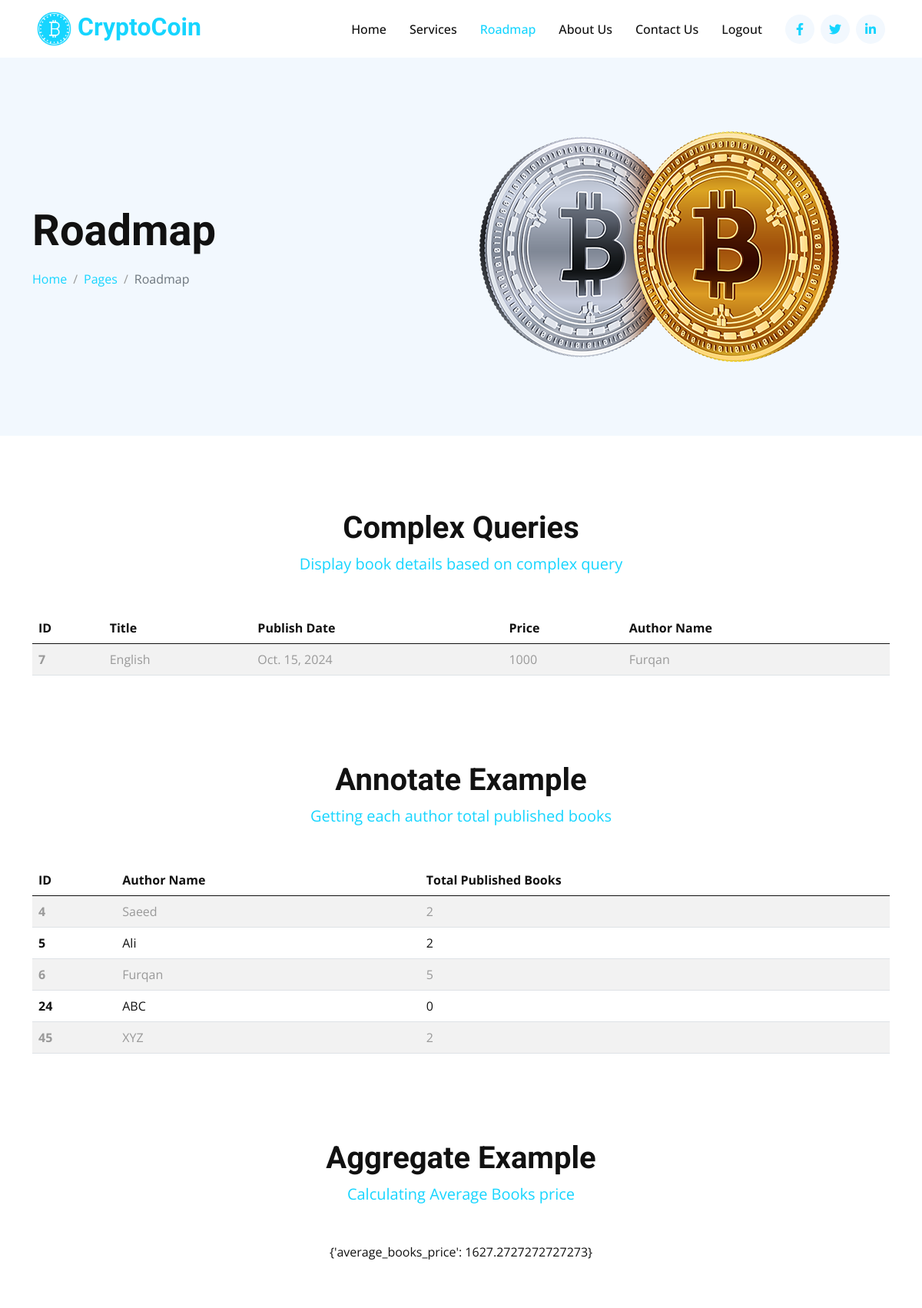
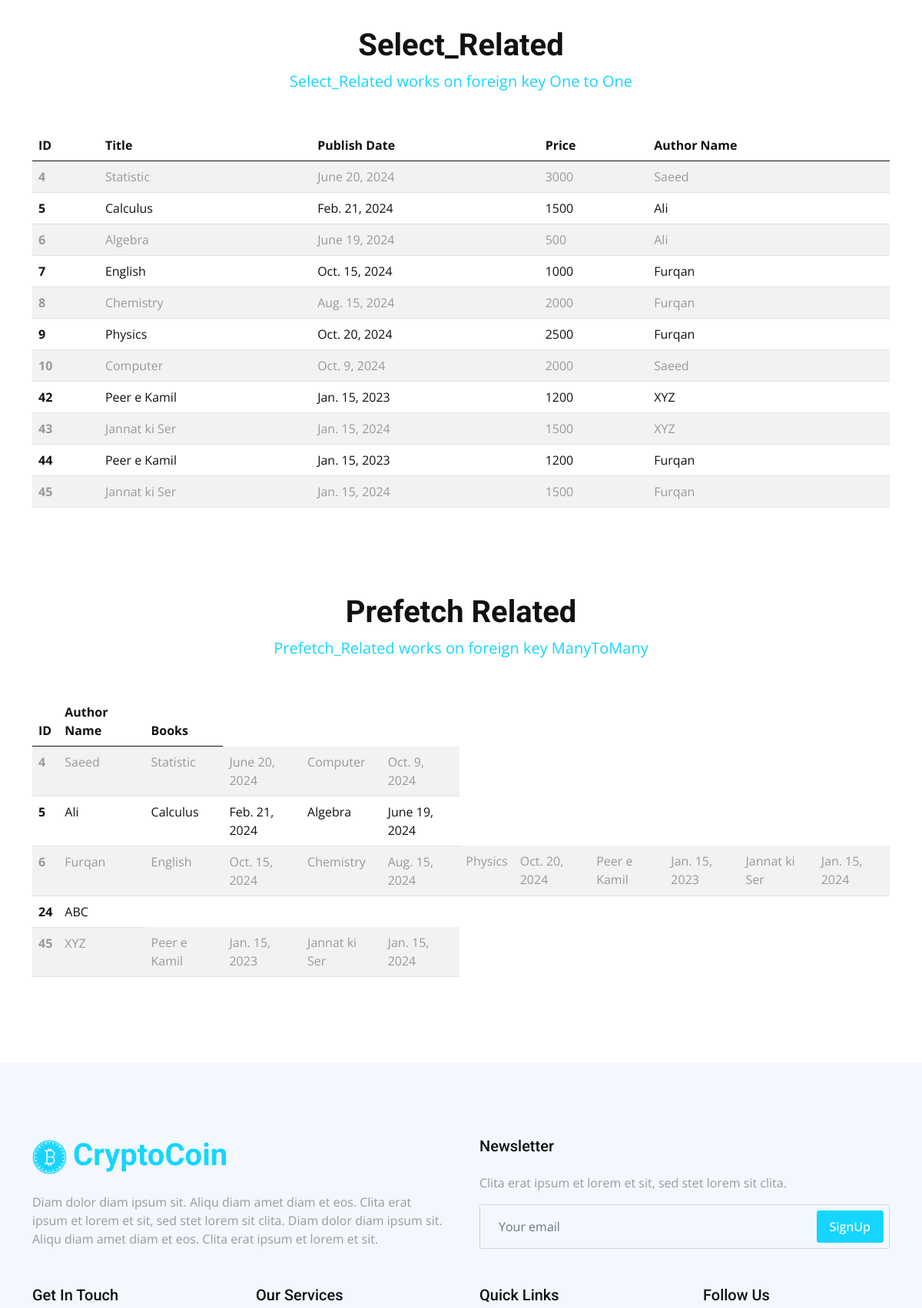
Page /roadmap/ (upper part) on the committed database (2 pictures, top to bottom).
### myapp/models.py (models this page shows, shortened)
class Book(models.Model):
    STATUS_CHOISES = [
        ('draft', 'Draft'),
        ('published', 'Published'),
        ('archived', 'Archived'),
    ]
    title = models.CharField(max_length=255)
    publish_date = models.DateField()
    price = models.IntegerField()
    author = models.ForeignKey(Author, on_delete=models.CASCADE)
    status = models.CharField(max_length=20, choices=STATUS_CHOISES, default='draft')
    class Meta:
        indexes = [
            models.Index(fields=['title']),
            models.Index(fields=['publish_date']),
            models.Index(fields=['price']),
            models.Index(fields=['author']),
        ]

class Author(models.Model):
    name = models.CharField(max_length=100)
    def __str__(self):
        return self.name
    class Meta:
        indexes = [
            models.Index(fields=['name'])
        ]

### newproject/views.py (the view)
# urls.py: path('roadmap/', views.roadmap, name="Roadmap"),
def roadmap(request):
    data = {}
    book = Book.objects.filter(Q(price=100) | Q(title='English'))
    author_book_count = Author.objects.annotate(num_books = Count('book'))
    average_books = Author.objects.aggregate(average_books_price=Avg('book__price'))
    books_of_authors = Book.objects.select_related('author').all()
    authors = Author.objects.prefetch_related('book_set').all()
    data = {
        'book':book,
        'author_book_count':author_book_count,
        'average_books': average_books,
        'books_of_authors':books_of_authors,
        'authors':authors,
    }
    return render(request, "roadmap.html", data)

### templates/roadmap.html
{% extends "base.html" %}
{% block content %}
    <div class="container-fluid hero-header bg-light py-5 mb-5">
        <div class="container py-5">
            <div class="row g-5 align-items-center">
                <div class="col-lg-6">
                    <h1 class="display-4 mb-3 animated slideInDown">Roadmap</h1>
                    <nav aria-label="breadcrumb animated slideInDown">
                        <ol class="breadcrumb mb-0">
                            <li class="breadcrumb-item"><a href="#">Home</a></li>
                            <li class="breadcrumb-item"><a href="#">Pages</a></li>
                            <li class="breadcrumb-item active" aria-current="page">Roadmap</li>
                        </ol>
                    </nav>
                </div>
                <div class="col-lg-6 animated fadeIn">
                    <img class="img-fluid animated pulse infinite" style="animation-duration: 3s;" src="/static/img/hero-2.png" alt="">
                </div>
            </div>
        </div>
    </div>
    <div class="container-xxl py-5">
        <div class="container">
            <div class="text-center mx-auto wow fadeInUp" data-wow-delay="0.1s" style="max-width: 500px;">
                <h1 class="display-6">Complex Queries</h1>
                <p class="text-primary fs-5 mb-5">Display book details based on complex query</p>
            </div>
            <table class="table table-striped text-dark">
                <thead>
                  <tr>
                    <th scope="col">ID</th>
                    <th scope="col">Title</th>
                    <th scope="col">Publish Date</th>
                    <th scope="col">Price</th>
                    <th scope="col">Author Name</th>
                  </tr>
                </thead>
                <tbody>
                  {% for b in book %}
                  <tr>
                    <th scope="row">{{ b.id }}</th>
                    <td>{{b.title}}</td>
                    <td>{{b.publish_date}}</td>
                    <td>{{b.price}}</td>
                    <td>{{b.author}}</td>
                  </tr>
                  {% endfor %}
                </tbody>
              </table>
        </div>
    </div>
    <div class="container-xxl py-5">
        <div class="container">
            <div class="text-center mx-auto wow fadeInUp" data-wow-delay="0.1s" style="max-width: 500px;">
                <h1 class="display-6">Annotate Example</h1>
                <p class="text-primary fs-5 mb-5">Getting each author total published books</p>
            </div>
            <table class="table table-striped text-dark">
                <thead>
                  <tr>
                    <th scope="col">ID</th>
                    <th scope="col">Author Name</th>
                    <th scope="col">Total Published Books</th>
                  </tr>
                </thead>
                <tbody>
                  {% for abc in author_book_count %}
                  <tr>
                    <th scope="row">{{ abc.id }}</th>
                    <td>{{abc.name}}</td>
                    <td>{{abc.num_books}}</td>
                  </tr>
                  {% endfor %}
                </tbody>
              </table>
        </div>
    </div>
    <div class="container-xxl py-5">
        <div class="container">
            <div class="text-center mx-auto wow fadeInUp" data-wow-delay="0.1s" style="max-width: 500px;">
                <h1 class="display-6">Aggregate Example</h1>
                <p class="text-primary fs-5 mb-5">Calculating Average Books price</p>
            </div>
            <div class="text-center text-dark">
                {{average_books}}
            </div>
        </div>
    </div>
    <div class="container-xxl py-5">
        <div class="container">
            <div class="text-center mx-auto wow fadeInUp" data-wow-delay="0.1s" style="max-width: 500px;">
                <h1 class="display-6">Select_Related</h1>
                <p class="text-primary fs-5 mb-5">Select_Related works on foreign key One to One</p>
            </div>
            <table class="table table-striped text-dark">
                <thead>
                  <tr>
                    <th scope="col">ID</th>
                    <th scope="col">Title</th>
                    <th scope="col">Publish Date</th>
                    <th scope="col">Price</th>
                    <th scope="col">Author Name</th>
                  </tr>
                </thead>
                <tbody>
                  {% for b in books_of_authors %}
                  <tr>
                    <th scope="row">{{ b.id }}</th>
                    <td>{{b.title}}</td>
                    <td>{{b.publish_date}}</td>
                    <td>{{b.price}}</td>
                    <td>{{b.author}}</td>
                  </tr>
                  {% endfor %}
                </tbody>
              </table>
        </div>
    </div>
     <div class="container-xxl py-5">
        <div class="container">
            <div class="text-center mx-auto wow fadeInUp" data-wow-delay="0.1s" style="max-width: 500px;">
                <h1 class="display-6">Prefetch Related</h1>
                <p class="text-primary fs-5 mb-5">Prefetch_Related works on foreign key ManyToMany</p>
            </div>
            <table class="table table-striped text-dark">
                <thead>
                  <tr>
                    <th scope="col">ID</th>
                    <th scope="col">Author Name</th>
                    <th scope="col"> Books</th>
                  </tr>
                </thead>
                <tbody>
                  {% for author in authors %}
                  <tr>
                    <th scope="row">{{ author.id }}</th>
                    <td>{{author.name}}</td>
                    {% for book in author.book_set.all %}
                        <td>{{book.title}}</td>
                        <td>{{book.publish_date}}</td>
                    {% endfor %}
                  </tr>
                  {% endfor %}
                </tbody>
              </table>
        </div>
    </div>
{% endblock %}

### templates/base.html
{% include "header.html" %}
{% block content %}
{% endblock %}
{% include "footer.html" %}

### templates/header.html (shortened to what this page needs)
<!DOCTYPE html>
<html lang="en">
<head>
    <link href="https://cdnjs.cloudflare.com/ajax/libs/font-awesome/5.10.0/css/all.min.css" rel="stylesheet">
    <link href="https://cdn.jsdelivr.net/npm/bootstrap-icons@1.4.1/font/bootstrap-icons.css" rel="stylesheet">
    <link href="/static/lib/animate/animate.min.css" rel="stylesheet">
    <link href="/static/lib/owlcarousel/assets/owl.carousel.min.css" rel="stylesheet">
    <link href="/static/css/bootstrap.min.css" rel="stylesheet">
    <link href="/static/css/style.css" rel="stylesheet">
</head>
<body>
    <nav class="navbar navbar-expand-lg bg-white navbar-light sticky-top p-0 px-4 px-lg-5">
        <a href="index.html" class="navbar-brand d-flex align-items-center">
            <h2 class="m-0 text-primary"><img class="img-fluid me-2" src="img/icon-1.png" alt="" style="width: 45px;">CryptoCoin</h2>
        </a>
        <div class="collapse navbar-collapse" id="navbarCollapse">
            <div class="navbar-nav ms-auto py-4 py-lg-0">
                <a href="{% url 'Home' %}" class="nav-item nav-link {% if request.path == '/home/' %} active {% endif %}">Home</a>
                <a href="{% url 'Service' %}" class="nav-item nav-link {% if request.path == '/services/' %} active {% endif %}">Services</a>
                <a href="{% url 'Roadmap' %}" class="nav-item nav-link {% if request.path == '/roadmap/' %} active {% endif %}">Roadmap</a>
                <a href="{% url 'About' %}" class="nav-item nav-link {% if request.path == '/about-us/' %} active {% endif %}">About Us</a>
                <a href="{% url 'Contact' %}" class="nav-item nav-link {% if request.path == '/contact-us/' %} active {% endif %}">Contact Us</a>
                <a href="{% url 'Signout' %}" class="nav-item nav-link">Logout</a>
            </div>
            <div class="h-100 d-lg-inline-flex align-items-center d-none">
                <a class="btn btn-square rounded-circle bg-light text-primary me-2" href=""><i class="fab fa-facebook-f"></i></a>
                <a class="btn btn-square rounded-circle bg-light text-primary me-2" href=""><i class="fab fa-twitter"></i></a>
                <a class="btn btn-square rounded-circle bg-light text-primary me-0" href=""><i class="fab fa-linkedin-in"></i></a>
            </div>
        </div>
    </nav>

### templates/footer.html (shortened to what this page needs)
<div class="container-fluid bg-light footer mt-5 pt-5 wow fadeIn" data-wow-delay="0.1s">
    <div class="container py-5">
        <div class="row g-5">
            <div class="col-md-6">
                <h1 class="text-primary mb-4"><img class="img-fluid me-2" src="img/icon-1.png" alt="" style="width: 45px;">CryptoCoin</h1>
                <span>Diam dolor diam ipsum sit. Aliqu diam amet diam et eos. Clita erat ipsum et lorem et sit, sed stet lorem sit clita. Diam dolor diam ipsum sit. Aliqu diam amet diam et eos. Clita erat ipsum et lorem et sit.</span>
            </div>
            <div class="col-md-6">
                <h5 class="mb-4">Newsletter</h5>
                <p>Clita erat ipsum et lorem et sit, sed stet lorem sit clita.</p>
                <div class="position-relative">
                    <input class="form-control bg-transparent w-100 py-3 ps-4 pe-5" type="text" placeholder="Your email">
                    <button type="button" class="btn btn-primary py-2 px-3 position-absolute top-0 end-0 mt-2 me-2">SignUp</button>
                </div>
            </div>
            <div class="col-lg-3 col-md-6">
                <h5 class="mb-4">Get In Touch</h5>
            </div>
            <div class="col-lg-3 col-md-6">
                <h5 class="mb-4">Our Services</h5>
            </div>
            <div class="col-lg-3 col-md-6">
                <h5 class="mb-4">Quick Links</h5>
            </div>
            <div class="col-lg-3 col-md-6">
                <h5 class="mb-4">Follow Us</h5>
            </div>
        </div>
    </div>
</div>
</body>
</html>

### static/css/style.css (style rules this page uses)
:root { --primary: #16D5FF; --secondary: #999999; --light: #F2F8FE; --dark: #111111; }
h4, h5, h6, .h4, .h5, .h6 { font-weight: 500 !important; }
.btn { font-weight: 500; transition: .5s; }
.btn.btn-primary { color: #FFFFFF; }
.btn-square { width: 38px; height: 38px; }
.btn-square, .btn-sm-square, .btn-lg-square { padding: 0; display: flex; align-items: center; justify-content: center; font-weight: normal; }
.navbar.sticky-top { top: -100px; transition: .5s; }
.navbar .navbar-brand { height: 75px; }
.navbar .navbar-nav .nav-link { margin-right: 30px; padding: 25px 0; color: var(--dark); font-weight: 500; outline: none; }
.navbar .navbar-nav .nav-link:hover, .navbar .navbar-nav .nav-link.active { color: var(--primary); }
.hero-header .breadcrumb-item+.breadcrumb-item::before { color: var(--secondary); }

### rows in the picture
Book: id "7", title "English", publish_date "Oct. 15, 2024", price "1000", author "Furqan"
Author: id "4", name "Saeed", num_books "2"
Author: id "5", name "Ali", num_books "2"
Author: id "6", name "Furqan", num_books "5"
Author: id "24", name "ABC", num_books "0"
Author: id "45", name "XYZ", num_books "2"
Book: id "4", title "Statistic", publish_date "June 20, 2024", price "3000", author "Saeed"
Book: id "5", title "Calculus", publish_date "Feb. 21, 2024", price "1500", author "Ali"
Book: id "6", title "Algebra", publish_date "June 19, 2024", price "500", author "Ali"
Book: id "8", title "Chemistry", publish_date "Aug. 15, 2024", price "2000", author "Furqan"
Book: id "9", title "Physics", publish_date "Oct. 20, 2024", price "2500", author "Furqan"
Book: id "10", title "Computer", publish_date "Oct. 9, 2024", price "2000", author "Saeed"
Book: id "42", title "Peer e Kamil", publish_date "Jan. 15, 2023", price "1200", author "XYZ"
Book: id "43", title "Jannat ki Ser", publish_date "Jan. 15, 2024", price "1500", author "XYZ"
Book: id "44", title "Peer e Kamil", publish_date "Jan. 15, 2023", price "1200", author "Furqan"
Book: id "45", title "Jannat ki Ser", publish_date "Jan. 15, 2024", price "1500", author "Furqan"

### other values in the picture
{{ average_books }} "{'average_books_price': 1627.2727272727273}"
